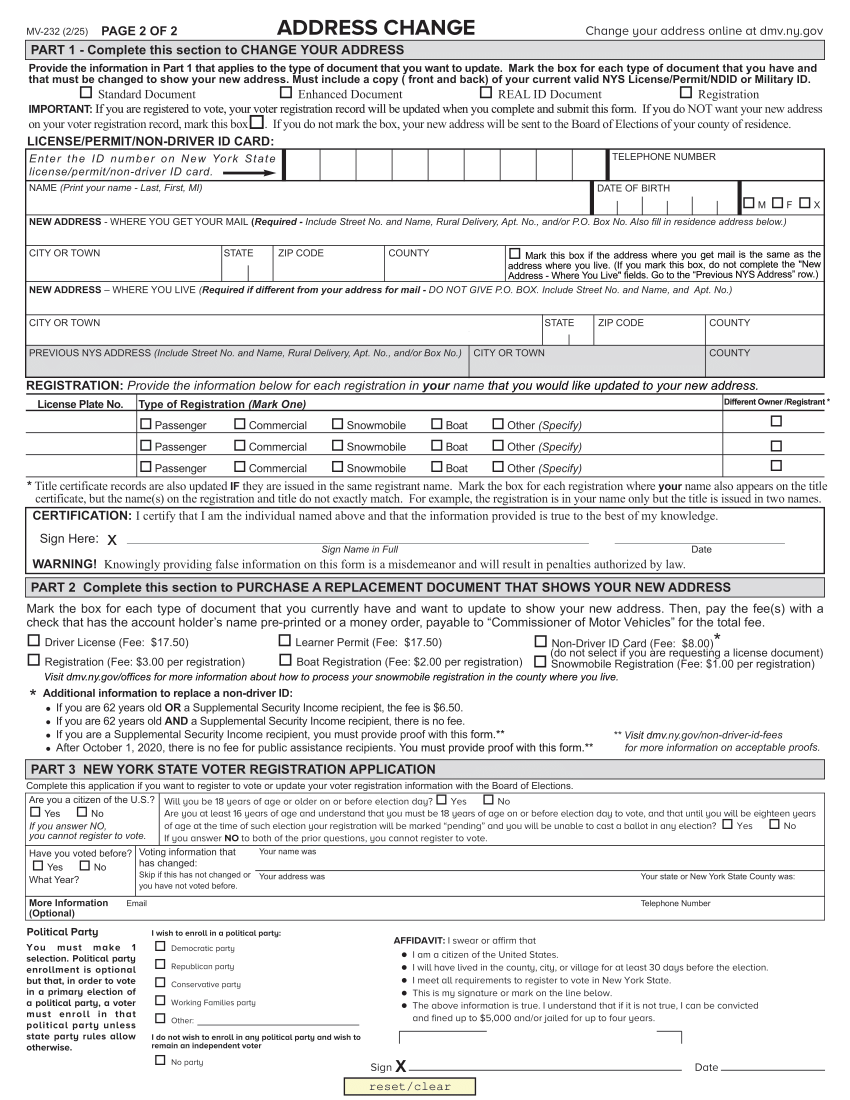
#> input picture ref.png, 1700 x 2200 px (shown at 1/2 size)
$ python main.py
#> lines starting #> are read from the running program, lines starting #| are printed output that depends on the picture
import cv2
import numpy as np

# reference document
# file = input("Reference document file name: ")
file = "ref.png"
ref = cv2.imread(file, 1)
#> ref is the input picture: shape (2200, 1700, 3); mean B, G, R 231.1, 230.8, 230.9
ref = cv2.resize(ref, (int(ref.shape[1] / 3),int(ref.shape[0] / 3)))
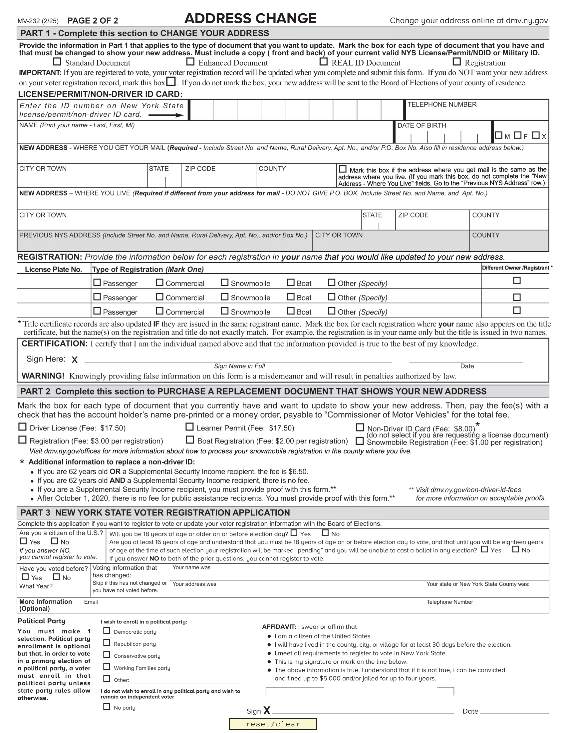
#> ref: shape (733, 566, 3); mean B, G, R 231.4, 231.1, 231.2

# scanned document
# file = input("Image to align file name: ")
file = "scan.jpg"
img = cv2.imread(file, 1)
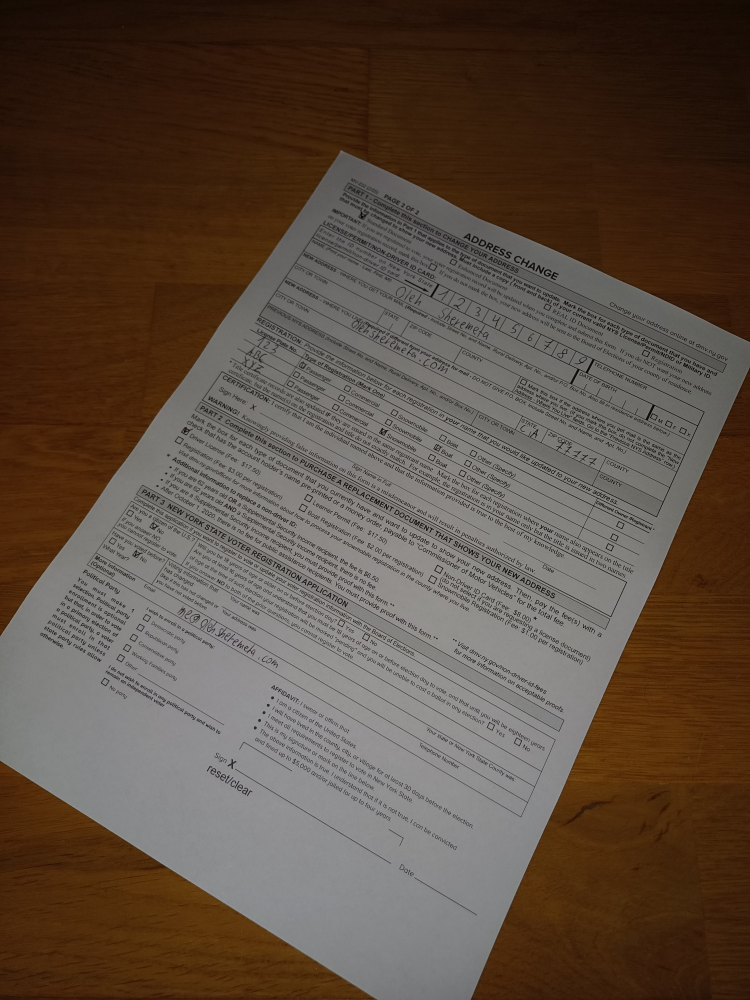
#> input picture scan.jpg, 3000 x 4000 px (shown at 1/4 size)
#> img is the input picture: shape (4000, 3000, 3); mean B, G, R 65.3, 77.3, 92.5
img = cv2.resize(img, (int(img.shape[1] / 3),int(img.shape[0] / 4)))
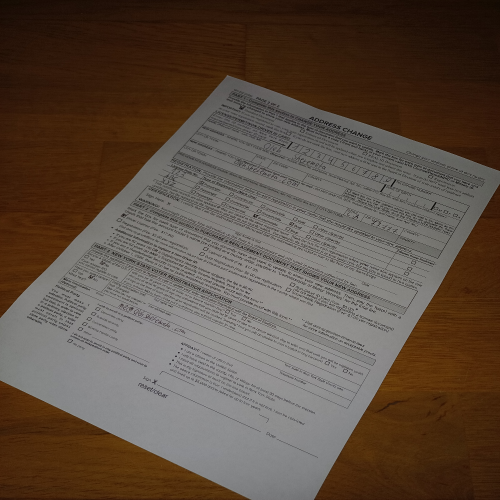
#> img: shape (1000, 1000, 3) (shown at 1/2 size); mean B, G, R 65.5, 77.6, 92.7

ref_g = cv2.cvtColor(ref, cv2.COLOR_BGR2GRAY)
img_g = cv2.cvtColor(img, cv2.COLOR_BGR2GRAY)
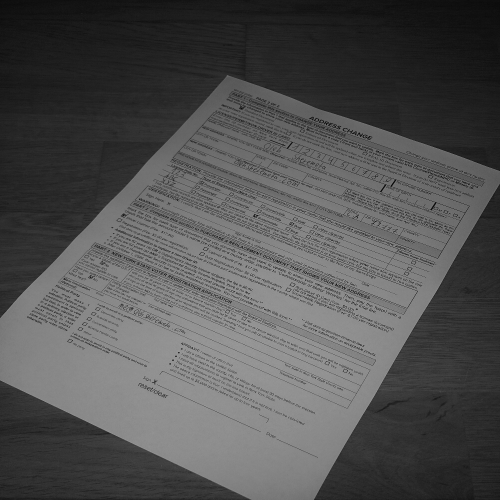
#> img_g: shape (1000, 1000) (shown at 1/2 size); min 0, max 167, mean 80.8

MAX_FEATURES = 500
orb = cv2.ORB_create(MAX_FEATURES)
keypoints1, descriptors1 = orb.detectAndCompute(ref_g, None)
#> keypoints1 = 500 keypoints; strongest (x, y, size): (492, 183, 31), (54, 269, 31), (109, 631, 31), (109, 629, 31)
keypoints2, descriptors2 = orb.detectAndCompute(img_g, None)
#> keypoints2 = 500 keypoints; strongest (x, y, size): (459, 601, 31), (352, 713, 31), (509, 428, 31), (721, 527, 31)

matcher = cv2.DescriptorMatcher_create(cv2.DESCRIPTOR_MATCHER_BRUTEFORCE_HAMMING)
matches = list(matcher.match(descriptors1, descriptors2, None))
#> matches = 500 matches
matches.sort(key = lambda x: x.distance, reverse = False)

numGoodMatches = int(len(matches) * 0.1)
#> numGoodMatches = 50
matches = matches[:numGoodMatches]
#> matches = 50 matches

points1 = np.zeros((len(matches), 2), dtype=np.float32)
#> points1 = 50 pairs, first value 0 to 0, second value 0 to 0
points2 = np.zeros((len(matches), 2), dtype=np.float32)
#> points2 = 50 pairs, first value 0 to 0, second value 0 to 0

for i, match in enumerate(matches):
    points1[i, :] = keypoints1[match.queryIdx].pt
    points2[i, :] = keypoints2[match.trainIdx].pt
#> this loop made 50 passes
#> after the loop, points1 = 50 pairs, first value 57 to 514.1, second value 46 to 667; points2 = 50 pairs, first value 145.2 to 870.9, second value 257.8 to 759.6

h, mask = cv2.findHomography(points2, points1, cv2.RANSAC)
#> h = [[0.936, 0.872, -579.2], [-0.533, 1.55, -17.39], [-2.13e-05, 0.000538, 1]]; mask = 50 values, max 1 at index 3, min 0 at index 0, mean 0.26

height,width,_ = ref.shape
#> height = 733; width = 566
img_scan = cv2.warpPerspective(img, h, (width, height))
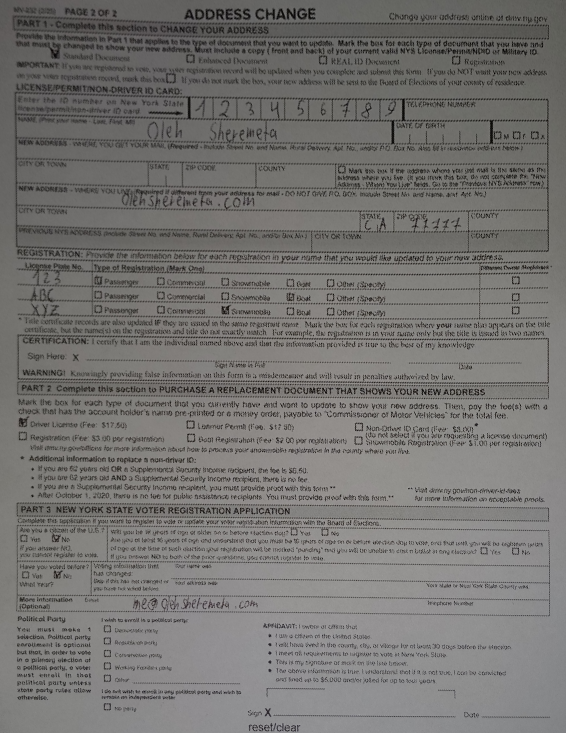
#> img_scan: shape (733, 566, 3); mean B, G, R 113.8, 116, 117.5

#save data
cv2.imwrite("output.png",img_scan)

#optionally show result for user
cv2.imshow("Scanned", img_scan)
cv2.waitKey(0)
